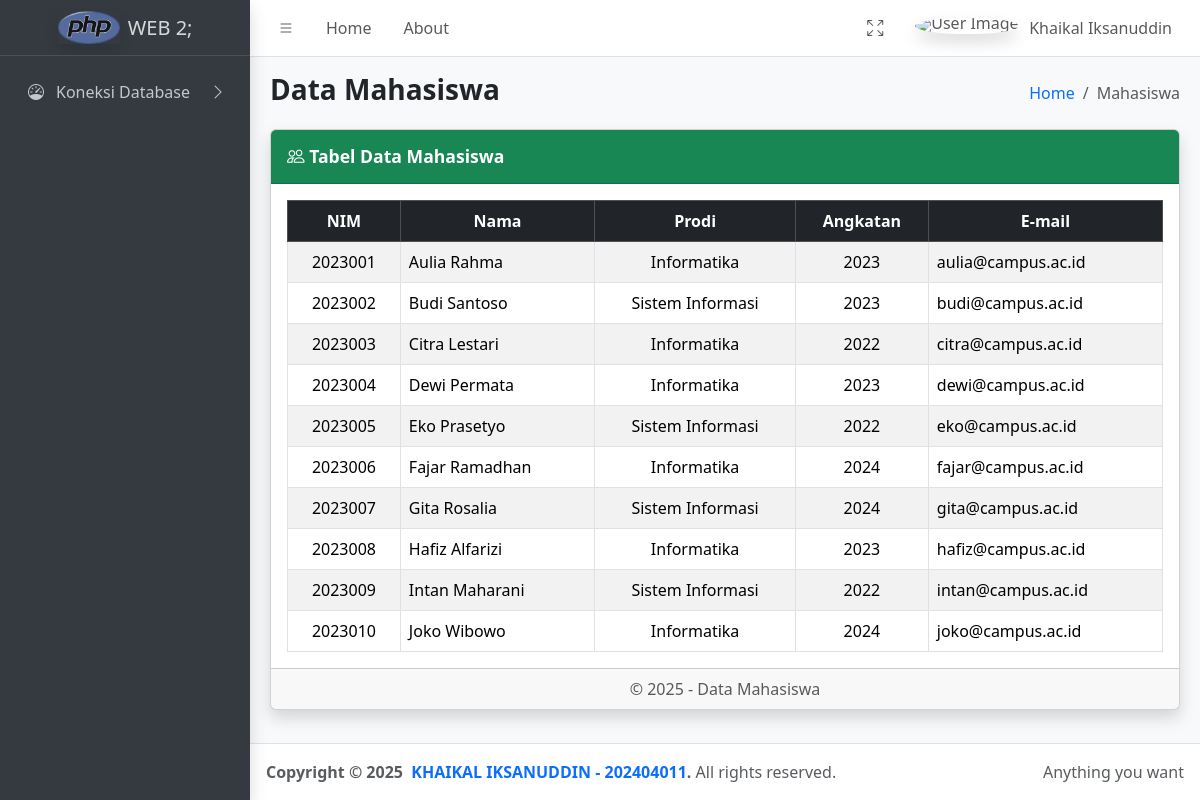
The page /mahasiswa.php on the database its author committed.
### tables this page shows
CREATE TABLE `tbl_mahasiswa` (
  `nim` int(11) NOT NULL,
  `nama` varchar(120) DEFAULT NULL,
  `prodi` varchar(120) DEFAULT NULL,
  `angkatan` int(11) DEFAULT NULL,
  `email` char(50) DEFAULT NULL
);

### mahasiswa.php (the view)
<?php
include('komponen/header.php');
include('komponen/topbar.php');
include('komponen/sidebar.php');
include('komponen/koneksi.php');
?>
<main class="app-main">
  <div class="app-content-header">
    <div class="container-fluid">
      <div class="row">
        <div class="col-sm-6">
          <h3 class="mb-0 fw-bold">Data Mahasiswa</h3>
        </div>
        <div class="col-sm-6">
          <ol class="breadcrumb float-sm-end">
            <li class="breadcrumb-item"><a href="#">Home</a></li>
            <li class="breadcrumb-item active">Mahasiswa</li>
          </ol>
        </div>
      </div>
    </div>
  </div>
  <div class="app-content">
    <div class="container-fluid">
      <div class="card shadow">
        <div class="card-header bg-success text-white">
          <h3 class="card-title fw-bold">
            <i class="bi bi-people"></i> Tabel Data Mahasiswa
          </h3>
        </div>
        <div class="card-body table-responsive">
          <table class="table table-bordered table-striped table-hover align-middle">
            <thead class="table-dark text-center">
              <tr>
                <th>NIM</th>
                <th>Nama</th>
                <th>Prodi</th>
                <th>Angkatan</th>
                <th>E-mail</th>
              </tr>
            </thead>
            <tbody>
              <?php
              $sql = "SELECT * FROM tbl_mahasiswa";
              $query = mysqli_query($conn, $sql);
              while ($row = mysqli_fetch_array($query)) :
              ?>
                <tr>
                  <td class="text-center"><?= $row[0]; ?></td>
                  <td><?= $row[1]; ?></td>
                  <td class="text-center"><?= $row[2]; ?></td>
                  <td class="text-center"><?= $row[3]; ?></td>
                  <td><?= $row[4]; ?></td>
                </tr>
              <?php endwhile; ?>
            </tbody>
          </table>
        </div>
        <div class="card-footer text-center text-muted">
          © <?= date('Y') ?> - Data Mahasiswa
        </div>
      </div>
    </div>
  </div>
</main>
<?php
include 'komponen/footer.php';
?>

### rows shown on the page
tbl_mahasiswa: nim "2023001", nama "Aulia Rahma", prodi "Informatika", angkatan "2023", email "aulia@campus.ac.id"
tbl_mahasiswa: nim "2023002", nama "Budi Santoso", prodi "Sistem Informasi", angkatan "2023", email "budi@campus.ac.id"
tbl_mahasiswa: nim "2023003", nama "Citra Lestari", prodi "Informatika", angkatan "2022", email "citra@campus.ac.id"
tbl_mahasiswa: nim "2023004", nama "Dewi Permata", prodi "Informatika", angkatan "2023", email "dewi@campus.ac.id"
tbl_mahasiswa: nim "2023005", nama "Eko Prasetyo", prodi "Sistem Informasi", angkatan "2022", email "eko@campus.ac.id"
tbl_mahasiswa: nim "2023006", nama "Fajar Ramadhan", prodi "Informatika", angkatan "2024", email "fajar@campus.ac.id"
tbl_mahasiswa: nim "2023007", nama "Gita Rosalia", prodi "Sistem Informasi", angkatan "2024", email "gita@campus.ac.id"
tbl_mahasiswa: nim "2023008", nama "Hafiz Alfarizi", prodi "Informatika", angkatan "2023", email "hafiz@campus.ac.id"
tbl_mahasiswa: nim "2023009", nama "Intan Maharani", prodi "Sistem Informasi", angkatan "2022", email "intan@campus.ac.id"
tbl_mahasiswa: nim "2023010", nama "Joko Wibowo", prodi "Informatika", angkatan "2024", email "joko@campus.ac.id"
